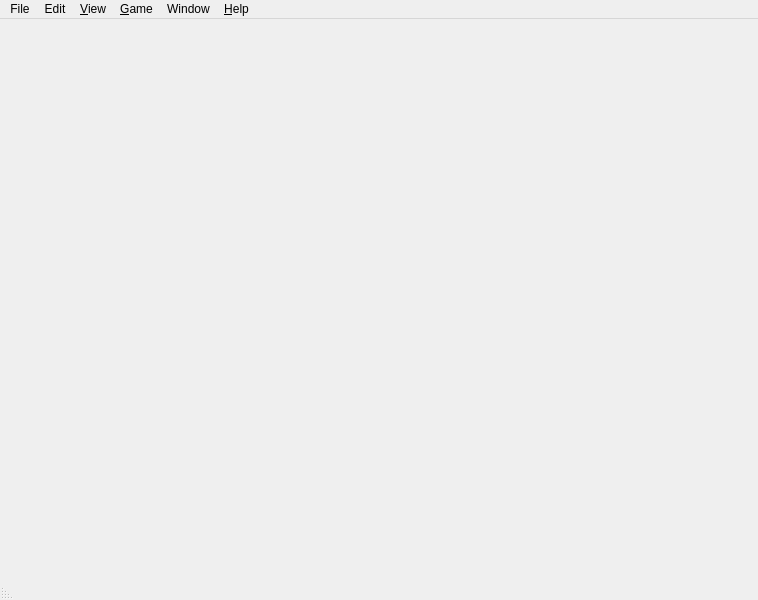
<?xml version="1.0" encoding="UTF-8"?>
<ui version="4.0">
 <class>MainWindow</class>
 <widget class="QMainWindow" name="MainWindow">
  <property name="geometry">
   <rect>
    <x>0</x>
    <y>0</y>
    <width>758</width>
    <height>600</height>
   </rect>
  </property>
  <property name="windowTitle">
   <string>SmushClient</string>
  </property>
  <property name="documentMode">
   <bool>false</bool>
  </property>
  <property name="unifiedTitleAndToolBarOnMac">
   <bool>false</bool>
  </property>
  <widget class="QTabWidget" name="world_tabs">
   <property name="enabled">
    <bool>true</bool>
   </property>
   <property name="autoFillBackground">
    <bool>false</bool>
   </property>
   <property name="documentMode">
    <bool>true</bool>
   </property>
   <property name="tabsClosable">
    <bool>true</bool>
   </property>
   <property name="movable">
    <bool>false</bool>
   </property>
   <property name="tabBarAutoHide">
    <bool>true</bool>
   </property>
  </widget>
  <widget class="QMenuBar" name="menuBar">
   <property name="geometry">
    <rect>
     <x>0</x>
     <y>0</y>
     <width>758</width>
     <height>37</height>
    </rect>
   </property>
   <widget class="QMenu" name="menu_edit">
    <property name="title">
     <string>Edit</string>
    </property>
    <addaction name="action_undo"/>
    <addaction name="action_redo"/>
    <addaction name="separator"/>
    <addaction name="action_cut"/>
    <addaction name="action_copy"/>
    <addaction name="action_copy_as_html"/>
    <addaction name="action_paste"/>
    <addaction name="separator"/>
    <addaction name="action_select_all"/>
    <addaction name="action_save_selection"/>
    <addaction name="separator"/>
    <addaction name="action_find"/>
    <addaction name="action_find_again"/>
   </widget>
   <widget class="QMenu" name="menu_view">
    <property name="title">
     <string>&amp;View</string>
    </property>
    <addaction name="action_status_bar"/>
    <addaction name="separator"/>
    <addaction name="action_wrap_output"/>
    <addaction name="action_pause_output"/>
   </widget>
   <widget class="QMenu" name="menu_game">
    <property name="title">
     <string>&amp;Game</string>
    </property>
    <addaction name="action_connect"/>
    <addaction name="action_disconnect"/>
    <addaction name="separator"/>
    <addaction name="action_go_to_line"/>
    <addaction name="separator"/>
    <addaction name="action_command_history"/>
    <addaction name="separator"/>
    <addaction name="action_clear_output"/>
    <addaction name="separator"/>
    <addaction name="action_reset_all_timers"/>
    <addaction name="separator"/>
    <addaction name="action_stop_sound_playing"/>
   </widget>
   <widget class="QMenu" name="menu_window">
    <property name="title">
     <string>Window</string>
    </property>
    <addaction name="action_maximize"/>
    <addaction name="action_minimize"/>
    <addaction name="action_restore"/>
    <addaction name="separator"/>
    <addaction name="action_new_window"/>
    <addaction name="separator"/>
    <addaction name="action_close_window"/>
    <addaction name="separator"/>
    <addaction name="action_close_all_notepad_windows"/>
   </widget>
   <widget class="QMenu" name="menu_help">
    <property name="title">
     <string>&amp;Help</string>
    </property>
    <addaction name="action_visit_bug_reports"/>
    <addaction name="action_visit_api_guide"/>
    <addaction name="action_about"/>
    <addaction name="action_server_status"/>
   </widget>
   <widget class="QMenu" name="menu_file">
    <property name="title">
     <string>File</string>
    </property>
    <addaction name="action_new"/>
    <addaction name="action_open_world"/>
    <addaction name="menu_open_recent_world"/>
    <addaction name="action_close_world"/>
    <addaction name="separator"/>
    <addaction name="action_save_world_details"/>
    <addaction name="action_save_world_details_as"/>
    <addaction name="action_edit_world_details"/>
    <addaction name="separator"/>
    <addaction name="action_edit_script_file"/>
    <addaction name="action_reload_script_file"/>
    <addaction name="separator"/>
    <addaction name="action_log_session"/>
    <addaction name="action_global_preferences"/>
    <addaction name="separator"/>
    <addaction name="action_print"/>
    <addaction name="separator"/>
    <addaction name="action_quit"/>
    <addaction name="separator"/>
    <addaction name="action_rec_1"/>
    <addaction name="action_rec_2"/>
    <addaction name="action_rec_3"/>
    <addaction name="action_rec_4"/>
    <addaction name="action_rec_5"/>
   </widget>
   <addaction name="menu_file"/>
   <addaction name="menu_edit"/>
   <addaction name="menu_view"/>
   <addaction name="menu_game"/>
   <addaction name="menu_window"/>
   <addaction name="menu_help"/>
  </widget>
  <widget class="QStatusBar" name="statusBar">
   <property name="palette">
    <palette>
     <active>
      <colorrole role="WindowText">
       <brush brushstyle="SolidPattern">
        <color alpha="192">
         <red>255</red>
         <green>255</green>
         <blue>255</blue>
        </color>
       </brush>
      </colorrole>
     </active>
     <inactive>
      <colorrole role="WindowText">
       <brush brushstyle="SolidPattern">
        <color alpha="192">
         <red>255</red>
         <green>255</green>
         <blue>255</blue>
        </color>
       </brush>
      </colorrole>
     </inactive>
     <disabled/>
    </palette>
   </property>
   <property name="layoutDirection">
    <enum>Qt::LayoutDirection::RightToLeft</enum>
   </property>
  </widget>
  <action name="action_new">
   <property name="text">
    <string>&amp;New World...</string>
   </property>
   <property name="shortcut">
    <string>Ctrl+N</string>
   </property>
  </action>
  <action name="action_open_world">
   <property name="text">
    <string>&amp;Open World...</string>
   </property>
   <property name="shortcut">
    <string>Ctrl+O</string>
   </property>
  </action>
  <action name="action_close_world">
   <property name="enabled">
    <bool>false</bool>
   </property>
   <property name="text">
    <string>&amp;Close World</string>
   </property>
   <property name="shortcut">
    <string>Ctrl+W</string>
   </property>
  </action>
  <action name="action_save_world_details">
   <property name="enabled">
    <bool>false</bool>
   </property>
   <property name="text">
    <string>&amp;Save World Details</string>
   </property>
   <property name="shortcut">
    <string>Ctrl+S</string>
   </property>
  </action>
  <action name="action_save_world_details_as">
   <property name="enabled">
    <bool>false</bool>
   </property>
   <property name="text">
    <string>Save World Details &amp;As...</string>
   </property>
   <property name="shortcut">
    <string>Ctrl+Shift+S</string>
   </property>
  </action>
  <action name="action_save_selection">
   <property name="enabled">
    <bool>false</bool>
   </property>
   <property name="text">
    <string>Save Selection...</string>
   </property>
   <property name="shortcut">
    <string>Ctrl+Alt+S</string>
   </property>
  </action>
  <action name="action_print">
   <property name="enabled">
    <bool>false</bool>
   </property>
   <property name="text">
    <string>&amp;Print...</string>
   </property>
   <property name="shortcut">
    <string>Ctrl+P</string>
   </property>
  </action>
  <action name="action_global_preferences">
   <property name="text">
    <string>&amp;Global Preferences...</string>
   </property>
   <property name="shortcut">
    <string>Ctrl+,</string>
   </property>
   <property name="menuRole">
    <enum>QAction::MenuRole::PreferencesRole</enum>
   </property>
  </action>
  <action name="action_log_session">
   <property name="checkable">
    <bool>true</bool>
   </property>
   <property name="enabled">
    <bool>false</bool>
   </property>
   <property name="text">
    <string>&amp;Log Session...</string>
   </property>
   <property name="shortcut">
    <string>Ctrl+Shift+J</string>
   </property>
  </action>
  <action name="action_edit_world_details">
   <property name="enabled">
    <bool>false</bool>
   </property>
   <property name="text">
    <string>Edit &amp;World Details...</string>
   </property>
   <property name="shortcut">
    <string>Alt+Return</string>
   </property>
  </action>
  <action name="action_undo">
   <property name="enabled">
    <bool>false</bool>
   </property>
   <property name="text">
    <string>&amp;Undo</string>
   </property>
   <property name="shortcut">
    <string>Ctrl+Z</string>
   </property>
  </action>
  <action name="action_cut">
   <property name="enabled">
    <bool>false</bool>
   </property>
   <property name="text">
    <string>Cu&amp;t</string>
   </property>
   <property name="shortcut">
    <string>Ctrl+X</string>
   </property>
  </action>
  <action name="action_copy">
   <property name="enabled">
    <bool>false</bool>
   </property>
   <property name="text">
    <string>&amp;Copy</string>
   </property>
   <property name="shortcut">
    <string>Ctrl+C</string>
   </property>
  </action>
  <action name="action_copy_as_html">
   <property name="enabled">
    <bool>false</bool>
   </property>
   <property name="text">
    <string>Copy as HTML</string>
   </property>
   <property name="shortcut">
    <string>Ctrl+Alt+C</string>
   </property>
  </action>
  <action name="action_paste">
   <property name="enabled">
    <bool>false</bool>
   </property>
   <property name="text">
    <string>&amp;Paste</string>
   </property>
   <property name="shortcut">
    <string>Ctrl+V</string>
   </property>
  </action>
  <action name="action_select_all">
   <property name="enabled">
    <bool>false</bool>
   </property>
   <property name="text">
    <string>Select &amp;All</string>
   </property>
   <property name="shortcut">
    <string>Ctrl+A</string>
   </property>
  </action>
  <action name="action_rec_1">
   <property name="enabled">
    <bool>false</bool>
   </property>
   <property name="text">
    <string notr="true">&amp;1 </string>
   </property>
   <property name="visible">
    <bool>false</bool>
   </property>
  </action>
  <action name="action_rec_2">
   <property name="text">
    <string notr="true">&amp;2 </string>
   </property>
   <property name="whatsThis">
    <string/>
   </property>
   <property name="visible">
    <bool>false</bool>
   </property>
  </action>
  <action name="action_rec_3">
   <property name="text">
    <string notr="true">&amp;3 </string>
   </property>
   <property name="visible">
    <bool>false</bool>
   </property>
  </action>
  <action name="action_rec_4">
   <property name="text">
    <string notr="true">&amp;4 </string>
   </property>
   <property name="visible">
    <bool>false</bool>
   </property>
  </action>
  <action name="action_rec_5">
   <property name="text">
    <string notr="true">&amp;5 </string>
   </property>
   <property name="visible">
    <bool>false</bool>
   </property>
  </action>
  <action name="action_status_bar">
   <property name="checkable">
    <bool>true</bool>
   </property>
   <property name="text">
    <string>Show &amp;Status Bar</string>
   </property>
  </action>
  <action name="action_connect">
   <property name="enabled">
    <bool>false</bool>
   </property>
   <property name="text">
    <string>&amp;Connect</string>
   </property>
   <property name="shortcut">
    <string>Ctrl+K</string>
   </property>
  </action>
  <action name="action_disconnect">
   <property name="enabled">
    <bool>false</bool>
   </property>
   <property name="text">
    <string>&amp;Disconnect</string>
   </property>
   <property name="shortcut">
    <string>Ctrl+Shift+K</string>
   </property>
  </action>
  <action name="action_command_history">
   <property name="enabled">
    <bool>false</bool>
   </property>
   <property name="text">
    <string>Command &amp;History...</string>
   </property>
   <property name="shortcut">
    <string>Ctrl+H</string>
   </property>
  </action>
  <action name="action_pause_output">
   <property name="checkable">
    <bool>true</bool>
   </property>
   <property name="enabled">
    <bool>false</bool>
   </property>
   <property name="text">
    <string>Pause &amp;Output</string>
   </property>
   <property name="shortcut">
    <string>Ctrl+Space</string>
   </property>
  </action>
  <action name="action_find">
   <property name="enabled">
    <bool>false</bool>
   </property>
   <property name="text">
    <string>&amp;Find...</string>
   </property>
   <property name="shortcut">
    <string>Ctrl+F</string>
   </property>
  </action>
  <action name="action_find_again">
   <property name="enabled">
    <bool>false</bool>
   </property>
   <property name="text">
    <string>Find Again</string>
   </property>
   <property name="shortcut">
    <string>Ctrl+Shift+F</string>
   </property>
  </action>
  <action name="action_go_to_line">
   <property name="enabled">
    <bool>false</bool>
   </property>
   <property name="text">
    <string>Go To Line...</string>
   </property>
   <property name="shortcut">
    <string>Ctrl+Alt+L</string>
   </property>
  </action>
  <action name="action_clear_output">
   <property name="enabled">
    <bool>false</bool>
   </property>
   <property name="text">
    <string>Clear Output</string>
   </property>
   <property name="shortcut">
    <string>Ctrl+Shift+C</string>
   </property>
  </action>
  <action name="action_stop_sound_playing">
   <property name="enabled">
    <bool>false</bool>
   </property>
   <property name="text">
    <string>Stop Sound Playing</string>
   </property>
   <property name="shortcut">
    <string>Ctrl+Alt+B</string>
   </property>
  </action>
  <action name="action_wrap_output">
   <property name="checkable">
    <bool>true</bool>
   </property>
   <property name="checked">
    <bool>true</bool>
   </property>
   <property name="text">
    <string>Wrap &amp;Output</string>
   </property>
  </action>
  <action name="action_edit_script_file">
   <property name="enabled">
    <bool>false</bool>
   </property>
   <property name="text">
    <string>&amp;Edit Script File...</string>
   </property>
   <property name="shortcut">
    <string>Ctrl+Shift+M</string>
   </property>
  </action>
  <action name="action_reload_script_file">
   <property name="enabled">
    <bool>false</bool>
   </property>
   <property name="text">
    <string>&amp;Reload Script File</string>
   </property>
   <property name="shortcut">
    <string>Ctrl+Shift+R</string>
   </property>
  </action>
  <action name="action_reset_all_timers">
   <property name="enabled">
    <bool>false</bool>
   </property>
   <property name="text">
    <string>Reset All Timers</string>
   </property>
   <property name="shortcut">
    <string>Ctrl+Shift+T</string>
   </property>
  </action>
  <action name="action_new_window">
   <property name="text">
    <string>&amp;New Window</string>
   </property>
   <property name="shortcut">
    <string>Ctrl+Shift+N</string>
   </property>
  </action>
  <action name="action_minimize">
   <property name="text">
    <string>&amp;Minimize</string>
   </property>
   <property name="shortcut">
    <string>Ctrl+M</string>
   </property>
  </action>
  <action name="action_close_all_notepad_windows">
   <property name="text">
    <string>Close A&amp;ll Notepad Windows</string>
   </property>
  </action>
  <action name="action_maximize">
   <property name="text">
    <string>Maximize</string>
   </property>
   <property name="shortcut">
    <string>Meta+Ctrl+Z</string>
   </property>
  </action>
  <action name="action_restore">
   <property name="text">
    <string>Restore</string>
   </property>
  </action>
  <action name="action_visit_bug_reports">
   <property name="text">
    <string>Report a &amp;Bug</string>
   </property>
  </action>
  <action name="action_redo">
   <property name="enabled">
    <bool>false</bool>
   </property>
   <property name="text">
    <string>Redo</string>
   </property>
   <property name="shortcut">
    <string>Ctrl+Y, Ctrl+Shift+Z</string>
   </property>
  </action>
  <action name="action_visit_api_guide">
   <property name="text">
    <string>API Guide</string>
   </property>
  </action>
  <action name="action_quit">
   <property name="text">
    <string>Quit SmushClient</string>
   </property>
   <property name="shortcut">
    <string>Ctrl+Q</string>
   </property>
   <property name="visible">
    <bool>true</bool>
   </property>
   <property name="menuRole">
    <enum>QAction::MenuRole::QuitRole</enum>
   </property>
  </action>
  <action name="menu_open_recent_world">
   <property name="text">
    <string>Open Recent World</string>
   </property>
   <property name="shortcut">
    <string>Ctrl+Shift+O</string>
   </property>
  </action>
  <action name="action_close_window">
   <property name="text">
    <string>Close Window</string>
   </property>
   <property name="shortcut">
    <string>Ctrl+Shift+W</string>
   </property>
  </action>
  <action name="action_about">
   <property name="text">
    <string>About SmushClient</string>
   </property>
   <property name="menuRole">
    <enum>QAction::MenuRole::AboutRole</enum>
   </property>
  </action>
  <action name="action_server_status">
   <property name="enabled">
    <bool>false</bool>
   </property>
   <property name="text">
    <string>Server Status</string>
   </property>
  </action>
 </widget>
 <customwidgets/>
 <connections/>
</ui>
